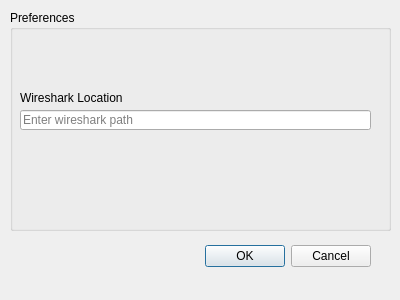
<?xml version="1.0" encoding="UTF-8"?>
<ui version="4.0">
 <class>PreferenceDialog</class>
 <widget class="QDialog" name="PreferenceDialog">
  <property name="geometry">
   <rect>
    <x>0</x>
    <y>0</y>
    <width>400</width>
    <height>300</height>
   </rect>
  </property>
  <property name="windowTitle">
   <string>Dialog</string>
  </property>
  <property name="windowIcon">
   <iconset resource="images.qrc">
    <normaloff>:/images/decoder.png</normaloff>:/images/decoder.png</iconset>
  </property>
  <widget class="QDialogButtonBox" name="buttonBox">
   <property name="geometry">
    <rect>
     <x>30</x>
     <y>240</y>
     <width>341</width>
     <height>32</height>
    </rect>
   </property>
   <property name="orientation">
    <enum>Qt::Horizontal</enum>
   </property>
   <property name="standardButtons">
    <set>QDialogButtonBox::Cancel|QDialogButtonBox::Ok</set>
   </property>
  </widget>
  <widget class="QGroupBox" name="groupBox">
   <property name="geometry">
    <rect>
     <x>10</x>
     <y>10</y>
     <width>381</width>
     <height>221</height>
    </rect>
   </property>
   <property name="title">
    <string>Preferences</string>
   </property>
   <widget class="QLineEdit" name="lineEditWireshark">
    <property name="geometry">
     <rect>
      <x>10</x>
      <y>100</y>
      <width>351</width>
      <height>20</height>
     </rect>
    </property>
    <property name="placeholderText">
     <string>Enter wireshark path</string>
    </property>
   </widget>
   <widget class="QLabel" name="label">
    <property name="geometry">
     <rect>
      <x>10</x>
      <y>80</y>
      <width>191</width>
      <height>16</height>
     </rect>
    </property>
    <property name="text">
     <string>Wireshark Location</string>
    </property>
   </widget>
  </widget>
 </widget>
 <resources>
  <include location="images.qrc"/>
 </resources>
 <connections>
  <connection>
   <sender>buttonBox</sender>
   <signal>accepted()</signal>
   <receiver>PreferenceDialog</receiver>
   <slot>accept()</slot>
   <hints>
    <hint type="sourcelabel">
     <x>248</x>
     <y>254</y>
    </hint>
    <hint type="destinationlabel">
     <x>157</x>
     <y>274</y>
    </hint>
   </hints>
  </connection>
  <connection>
   <sender>buttonBox</sender>
   <signal>rejected()</signal>
   <receiver>PreferenceDialog</receiver>
   <slot>reject()</slot>
   <hints>
    <hint type="sourcelabel">
     <x>316</x>
     <y>260</y>
    </hint>
    <hint type="destinationlabel">
     <x>286</x>
     <y>274</y>
    </hint>
   </hints>
  </connection>
 </connections>
</ui>
